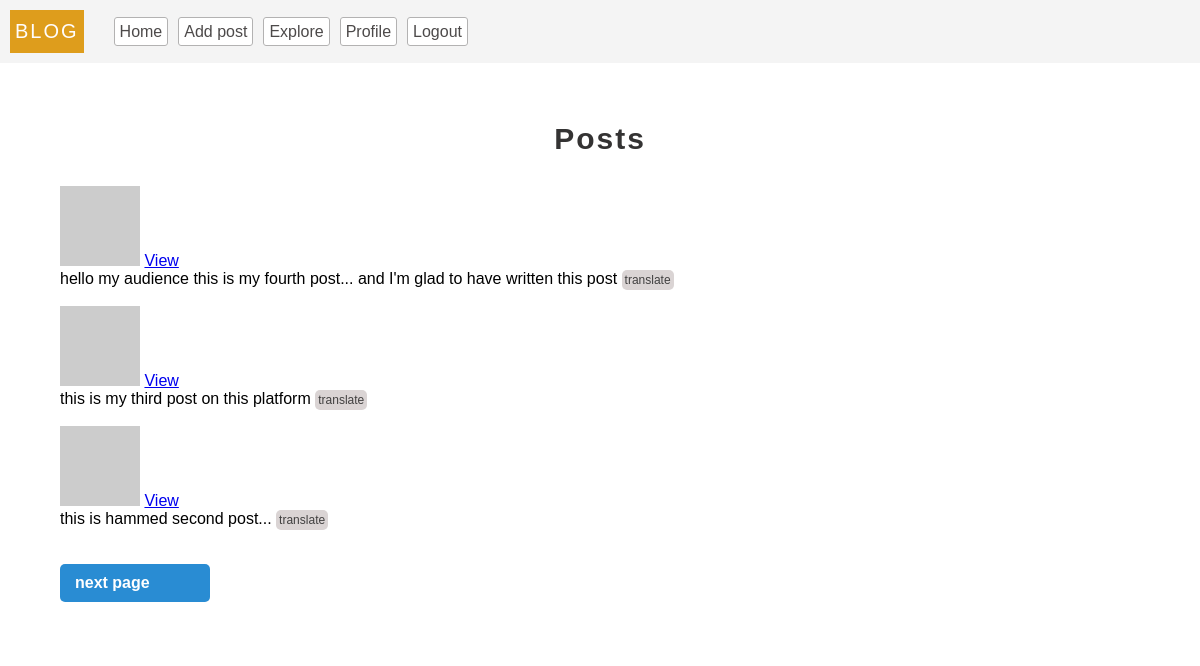
The page /index (signed in) on the database as committed earlier.
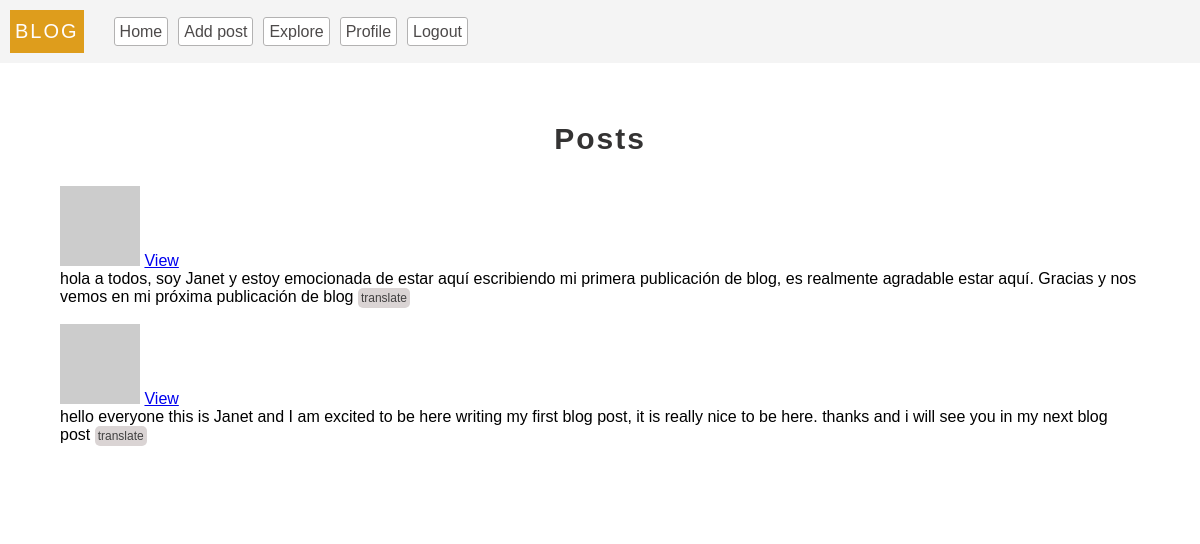
The same page on the database as committed later.
### models.py (models this page shows, shortened)
class Post(db.Model):
  __tablename__ = 'posts'
  id = db.Column(db.Integer, primary_key = True)
  body = db.Column(db.String(300) ,nullable = False)
  title = db.Column(db.String(20), nullable = False)
  timestamp = db.Column(db.DateTime, default=datetime.utcnow, index = True)
  user_id = db.Column(db.Integer, db.ForeignKey('users.id'))
  language = db.Column(db.String(20))

### server.py (the view)
@app.route("/")
@app.route('/index')
@login_required
def index():
  page = request.args.get('page', 1, int)
  posts = current_user.followed_posts().paginate(page = page, per_page = app.config['POST_PER_PAGE'], error_out= False)
  return render_template('index.html', title = 'Welcome', posts = posts)

### app.py (called while the page is built)
def get_locale():
  return request.accept_languages.best_match(app.config['LANGUAGES'])

### models.py (called while the page is built)
  def avatar(self, size='80'):
    digest = md5(str(self.email).lower().encode('utf-8')).hexdigest()
    return f'https://gravatar.com/avatar/{digest}?d=identicon&s={size}'

  def update_last_seen(self):
    self.last_seen = datetime.utcnow()
    db.session.commit()

  def followed_posts(self):
    followed =  Post.query.join(followers,(followers.c.followed_id == Post.user_id)).filter(followers.c.follower_id == self.id)
    own_posts = Post.query.filter(Post.user_id == self.id)
    return followed.union(own_posts).order_by(Post.timestamp.desc())

  @login.user_loader
  def get_user(id):
    return User.query.get(int(id))

### server.py (called while the page is built)
@app.before_request
def validate():
  if current_user.is_authenticated:
    current_user.update_last_seen()
  g.locale =  (str(get_locale()))

### templates/index.html (shortened to what this page needs)
  {% extends 'base.html' %}
  {% block content%}
  <link rel="stylesheet" href="/static/styles/login.css"/>
  <br>
    {% if posts.items|length < 1 %}
      <center> <h2 class="header">{{_('No Posts')}} </h2></center>
    {% else %}
      <center> <h2 class="header">{{_('Posts')}} </h2></center>
    {% endif %}
    {% for post in posts.items %}
      <p>
        <img src="{{post.author.avatar(40)}}">
        <a href="/post/{{post.id}}">{{_('View')}}</a>
        <span>&nbsp;</span>
      </p>
      <span id="post{{post.id}}">
        {{post.body}}
      </span>
      {% if post.language != g.locale %}
        <a href="javascript:translate(
          'post{{post.id}}',
          'translate{{post.id}}',
          '{{g.locale}}',
          '{{post.language}}',
          'button{{post.id}}'
        )
          "
          style="color: #414040; ;padding:3px; text-decoration:none; background-color: #dad4d4; font-size: 12px; border-radius: 5px;"
          id="button{{post.id}}"
          >
             {{ _('translate')}}
          </a>
      {% endif %}
      <br>
      <br>
    {% endfor %}
    <br>
    {% if posts.has_next %}
      <a class="submit-btn" style="width:150px" href="?page={{posts.next_num}}"> {{_('next page')}}</a>
    {% endif %}
  {% endblock %}

Rows that differ between the two databases and show on the page:
removed Post: body "hello my audience this is my fourth post... and I'm glad to have written this post"
removed Post: body "this is my third post on this platform"
removed Post: body "this is hammed second post..."
added Post: body "hola a todos, soy Janet y estoy emocionada de estar aquí escribiendo mi primera publicación de blog, es realmente agradable estar aquí. Gracias y nos vemos en mi próxima publicación de blog"
now on this page (row edited): Post: body "hello everyone this is Janet and I am excited to be here writing my first blog post, it is really nice to be here. thanks and i will see you in my next blog post"
Other text that changed with them:
text no longer shown: "next page"
